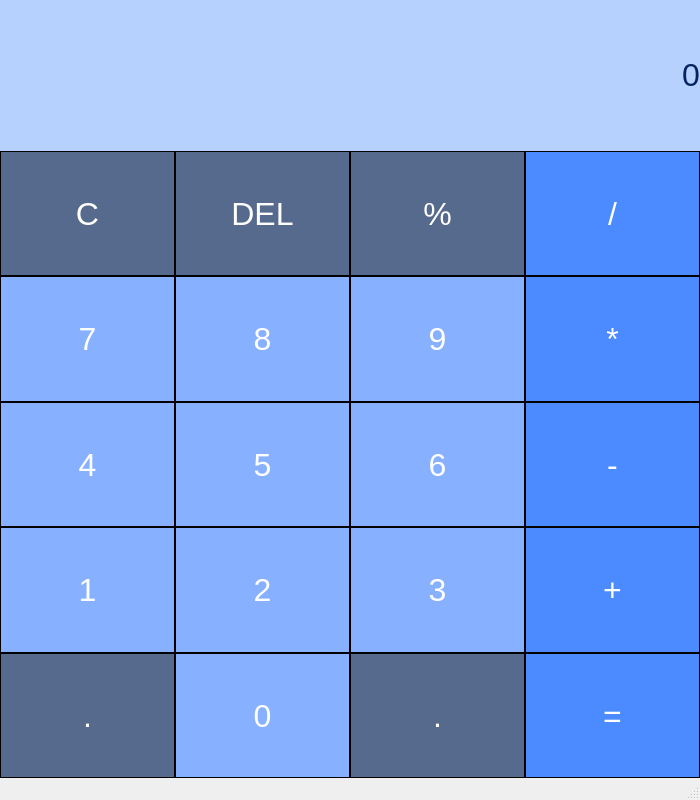
<?xml version="1.0" encoding="UTF-8"?>
<ui version="4.0">
 <class>MainWindow</class>
 <widget class="QMainWindow" name="MainWindow">
  <property name="windowModality">
   <enum>Qt::NonModal</enum>
  </property>
  <property name="geometry">
   <rect>
    <x>0</x>
    <y>0</y>
    <width>700</width>
    <height>800</height>
   </rect>
  </property>
  <property name="sizePolicy">
   <sizepolicy hsizetype="Expanding" vsizetype="Expanding">
    <horstretch>0</horstretch>
    <verstretch>0</verstretch>
   </sizepolicy>
  </property>
  <property name="windowTitle">
   <string>MainWindow</string>
  </property>
  <widget class="QWidget" name="centralwidget">
   <property name="sizePolicy">
    <sizepolicy hsizetype="Expanding" vsizetype="Expanding">
     <horstretch>0</horstretch>
     <verstretch>0</verstretch>
    </sizepolicy>
   </property>
   <property name="styleSheet">
    <string notr="true">QWidget{
	background:#B7D1FF;
}</string>
   </property>
   <layout class="QGridLayout" name="gridLayout_2">
    <property name="leftMargin">
     <number>0</number>
    </property>
    <property name="topMargin">
     <number>0</number>
    </property>
    <property name="rightMargin">
     <number>0</number>
    </property>
    <property name="bottomMargin">
     <number>0</number>
    </property>
    <item row="0" column="0">
     <layout class="QVBoxLayout" name="verticalLayout_2" stretch="0,0">
      <property name="spacing">
       <number>1</number>
      </property>
      <property name="sizeConstraint">
       <enum>QLayout::SetMaximumSize</enum>
      </property>
      <property name="leftMargin">
       <number>0</number>
      </property>
      <property name="topMargin">
       <number>0</number>
      </property>
      <property name="rightMargin">
       <number>0</number>
      </property>
      <property name="bottomMargin">
       <number>0</number>
      </property>
      <item>
       <widget class="QLabel" name="result_label">
        <property name="sizePolicy">
         <sizepolicy hsizetype="Preferred" vsizetype="Maximum">
          <horstretch>0</horstretch>
          <verstretch>0</verstretch>
         </sizepolicy>
        </property>
        <property name="minimumSize">
         <size>
          <width>0</width>
          <height>150</height>
         </size>
        </property>
        <property name="font">
         <font>
          <pointsize>24</pointsize>
         </font>
        </property>
        <property name="styleSheet">
         <string notr="true">QLabel{
	color: #032460;
}
</string>
        </property>
        <property name="frameShape">
         <enum>QFrame::NoFrame</enum>
        </property>
        <property name="text">
         <string>0</string>
        </property>
        <property name="alignment">
         <set>Qt::AlignRight|Qt::AlignTrailing|Qt::AlignVCenter</set>
        </property>
        <property name="margin">
         <number>20</number>
        </property>
       </widget>
      </item>
      <item>
       <layout class="QGridLayout" name="gridLayout">
        <property name="sizeConstraint">
         <enum>QLayout::SetDefaultConstraint</enum>
        </property>
        <property name="spacing">
         <number>0</number>
        </property>
        <item row="1" column="2">
         <widget class="QPushButton" name="btn9">
          <property name="sizePolicy">
           <sizepolicy hsizetype="Expanding" vsizetype="Expanding">
            <horstretch>0</horstretch>
            <verstretch>0</verstretch>
           </sizepolicy>
          </property>
          <property name="font">
           <font>
            <pointsize>24</pointsize>
           </font>
          </property>
          <property name="styleSheet">
           <string notr="true">QPushButton{
	color: white;
	border: 1px;
	background: #87B1FF;
	border-style: solid;
}
QPushButton::pressed{
	background: #98C2FF;
    font-size: 28px;
}</string>
          </property>
          <property name="text">
           <string>9</string>
          </property>
         </widget>
        </item>
        <item row="0" column="0">
         <widget class="QPushButton" name="btn_clear">
          <property name="sizePolicy">
           <sizepolicy hsizetype="Expanding" vsizetype="Expanding">
            <horstretch>0</horstretch>
            <verstretch>0</verstretch>
           </sizepolicy>
          </property>
          <property name="font">
           <font>
            <pointsize>24</pointsize>
           </font>
          </property>
          <property name="styleSheet">
           <string notr="true">QPushButton{
	color: white;
	border: 1px;
	background: #566A8D;
	border-style: solid;
}

QPushButton::pressed{
	background: #677B9E;
    font-size: 28px;
}</string>
          </property>
          <property name="text">
           <string>C</string>
          </property>
         </widget>
        </item>
        <item row="2" column="2">
         <widget class="QPushButton" name="btn6">
          <property name="sizePolicy">
           <sizepolicy hsizetype="Expanding" vsizetype="Expanding">
            <horstretch>0</horstretch>
            <verstretch>0</verstretch>
           </sizepolicy>
          </property>
          <property name="font">
           <font>
            <pointsize>24</pointsize>
           </font>
          </property>
          <property name="styleSheet">
           <string notr="true">QPushButton{
	color: white;
	border: 1px;
	background: #87B1FF;
	border-style: solid;
}
QPushButton::pressed{
	background: #98C2FF;
    font-size: 28px;
}</string>
          </property>
          <property name="text">
           <string>6</string>
          </property>
         </widget>
        </item>
        <item row="3" column="2">
         <widget class="QPushButton" name="btn3">
          <property name="sizePolicy">
           <sizepolicy hsizetype="Expanding" vsizetype="Expanding">
            <horstretch>0</horstretch>
            <verstretch>0</verstretch>
           </sizepolicy>
          </property>
          <property name="font">
           <font>
            <pointsize>24</pointsize>
           </font>
          </property>
          <property name="styleSheet">
           <string notr="true">QPushButton{
	color: white;
	border: 1px;
	background: #87B1FF;
	border-style: solid;
}
QPushButton::pressed{
	background: #98C2FF;
    font-size: 28px;
}</string>
          </property>
          <property name="text">
           <string>3</string>
          </property>
         </widget>
        </item>
        <item row="1" column="3">
         <widget class="QPushButton" name="btn_multiply">
          <property name="sizePolicy">
           <sizepolicy hsizetype="Expanding" vsizetype="Expanding">
            <horstretch>0</horstretch>
            <verstretch>0</verstretch>
           </sizepolicy>
          </property>
          <property name="font">
           <font>
            <pointsize>24</pointsize>
           </font>
          </property>
          <property name="styleSheet">
           <string notr="true">QPushButton{
	color: white;
	border: 1px;
	background: #4B8BFF;
	border-style: solid;
}
QPushButton::pressed{
	background: #5C9CFF;
    font-size: 28px;
}</string>
          </property>
          <property name="text">
           <string>*</string>
          </property>
         </widget>
        </item>
        <item row="2" column="0">
         <widget class="QPushButton" name="btn4">
          <property name="sizePolicy">
           <sizepolicy hsizetype="Minimum" vsizetype="Expanding">
            <horstretch>0</horstretch>
            <verstretch>0</verstretch>
           </sizepolicy>
          </property>
          <property name="font">
           <font>
            <pointsize>24</pointsize>
           </font>
          </property>
          <property name="styleSheet">
           <string notr="true">QPushButton{
	color: white;
	border: 1px;
	background: #87B1FF;
	border-style: solid;
}
QPushButton::pressed{
	background: #98C2FF;
    font-size: 28px;
}</string>
          </property>
          <property name="text">
           <string>4</string>
          </property>
         </widget>
        </item>
        <item row="0" column="2">
         <widget class="QPushButton" name="btn_procent">
          <property name="sizePolicy">
           <sizepolicy hsizetype="Expanding" vsizetype="Expanding">
            <horstretch>0</horstretch>
            <verstretch>0</verstretch>
           </sizepolicy>
          </property>
          <property name="font">
           <font>
            <pointsize>24</pointsize>
           </font>
          </property>
          <property name="styleSheet">
           <string notr="true">QPushButton{
	color: white;
	border: 1px;
	background: #566A8D;
	border-style: solid;
}

QPushButton::pressed{
	background: #677B9E;
    font-size: 28px;
}</string>
          </property>
          <property name="text">
           <string>%</string>
          </property>
         </widget>
        </item>
        <item row="4" column="3">
         <widget class="QPushButton" name="btn">
          <property name="sizePolicy">
           <sizepolicy hsizetype="Expanding" vsizetype="Expanding">
            <horstretch>0</horstretch>
            <verstretch>0</verstretch>
           </sizepolicy>
          </property>
          <property name="font">
           <font>
            <pointsize>24</pointsize>
           </font>
          </property>
          <property name="styleSheet">
           <string notr="true">QPushButton{
	color: white;
	border: 1px;
	background: #4B8BFF;
	border-style: solid;
}
QPushButton::pressed{
	background: #5C9CFF;
    font-size: 28px;
}</string>
          </property>
          <property name="text">
           <string>=</string>
          </property>
         </widget>
        </item>
        <item row="4" column="1">
         <widget class="QPushButton" name="btn0">
          <property name="sizePolicy">
           <sizepolicy hsizetype="Expanding" vsizetype="Expanding">
            <horstretch>0</horstretch>
            <verstretch>0</verstretch>
           </sizepolicy>
          </property>
          <property name="font">
           <font>
            <pointsize>24</pointsize>
           </font>
          </property>
          <property name="styleSheet">
           <string notr="true">QPushButton{
	color: white;
	border: 1px;
	background: #87B1FF;
	border-style: solid;
}
QPushButton::pressed{
	background: #98C2FF;
    font-size: 28px;
}</string>
          </property>
          <property name="text">
           <string>0</string>
          </property>
         </widget>
        </item>
        <item row="2" column="3">
         <widget class="QPushButton" name="btn_minus">
          <property name="sizePolicy">
           <sizepolicy hsizetype="Expanding" vsizetype="Expanding">
            <horstretch>0</horstretch>
            <verstretch>0</verstretch>
           </sizepolicy>
          </property>
          <property name="font">
           <font>
            <pointsize>24</pointsize>
           </font>
          </property>
          <property name="styleSheet">
           <string notr="true">QPushButton{
	color: white;
	border: 1px;
	background: #4B8BFF;
	border-style: solid;
}
QPushButton::pressed{
	background: #5C9CFF;
    font-size: 28px;
}</string>
          </property>
          <property name="text">
           <string>-</string>
          </property>
         </widget>
        </item>
        <item row="3" column="0">
         <widget class="QPushButton" name="btn1">
          <property name="sizePolicy">
           <sizepolicy hsizetype="Minimum" vsizetype="Expanding">
            <horstretch>0</horstretch>
            <verstretch>0</verstretch>
           </sizepolicy>
          </property>
          <property name="font">
           <font>
            <pointsize>24</pointsize>
           </font>
          </property>
          <property name="styleSheet">
           <string notr="true">QPushButton{
	color: white;
	border: 1px;
	background: #87B1FF;
	border-style: solid;
}
QPushButton::pressed{
	background: #98C2FF;
    font-size: 28px;
}</string>
          </property>
          <property name="text">
           <string>1</string>
          </property>
         </widget>
        </item>
        <item row="3" column="1">
         <widget class="QPushButton" name="btn2">
          <property name="sizePolicy">
           <sizepolicy hsizetype="Expanding" vsizetype="Expanding">
            <horstretch>0</horstretch>
            <verstretch>0</verstretch>
           </sizepolicy>
          </property>
          <property name="font">
           <font>
            <pointsize>24</pointsize>
           </font>
          </property>
          <property name="styleSheet">
           <string notr="true">QPushButton{
	color: white;
	border: 1px;
	background: #87B1FF;
	border-style: solid;
}
QPushButton::pressed{
	background: #98C2FF;
    font-size: 28px;
}</string>
          </property>
          <property name="text">
           <string>2</string>
          </property>
         </widget>
        </item>
        <item row="0" column="3">
         <widget class="QPushButton" name="btn_divide">
          <property name="sizePolicy">
           <sizepolicy hsizetype="Expanding" vsizetype="Expanding">
            <horstretch>0</horstretch>
            <verstretch>0</verstretch>
           </sizepolicy>
          </property>
          <property name="font">
           <font>
            <pointsize>24</pointsize>
           </font>
          </property>
          <property name="styleSheet">
           <string notr="true">QPushButton{
	color: white;
	border: 1px;
	background: #4B8BFF;
	border-style: solid;
}
QPushButton::pressed{
	background: #5C9CFF;
    font-size: 28px;
}</string>
          </property>
          <property name="text">
           <string>/</string>
          </property>
         </widget>
        </item>
        <item row="1" column="1">
         <widget class="QPushButton" name="btn8">
          <property name="sizePolicy">
           <sizepolicy hsizetype="Expanding" vsizetype="Expanding">
            <horstretch>0</horstretch>
            <verstretch>0</verstretch>
           </sizepolicy>
          </property>
          <property name="font">
           <font>
            <pointsize>24</pointsize>
           </font>
          </property>
          <property name="styleSheet">
           <string notr="true">QPushButton{
	color: white;
	border: 1px;
	background: #87B1FF;
	border-style: solid;
}
QPushButton::pressed{
	background: #98C2FF;
    font-size: 28px;
}</string>
          </property>
          <property name="text">
           <string>8</string>
          </property>
         </widget>
        </item>
        <item row="3" column="3">
         <widget class="QPushButton" name="btn_plus">
          <property name="sizePolicy">
           <sizepolicy hsizetype="Expanding" vsizetype="Expanding">
            <horstretch>0</horstretch>
            <verstretch>0</verstretch>
           </sizepolicy>
          </property>
          <property name="font">
           <font>
            <pointsize>24</pointsize>
           </font>
          </property>
          <property name="styleSheet">
           <string notr="true">QPushButton{
	color: white;
	border: 1px;
	background: #4B8BFF;
	border-style: solid;
}
QPushButton::pressed{
	background: #5C9CFF;
    font-size: 28px;
}</string>
          </property>
          <property name="text">
           <string>+</string>
          </property>
         </widget>
        </item>
        <item row="0" column="1">
         <widget class="QPushButton" name="btn_del">
          <property name="sizePolicy">
           <sizepolicy hsizetype="Expanding" vsizetype="Expanding">
            <horstretch>0</horstretch>
            <verstretch>0</verstretch>
           </sizepolicy>
          </property>
          <property name="font">
           <font>
            <pointsize>24</pointsize>
           </font>
          </property>
          <property name="styleSheet">
           <string notr="true">QPushButton{
	color: white;
	border: 1px;
	background: #566A8D;
	border-style: solid;
}

QPushButton::pressed{
	background: #677B9E;
    font-size: 28px;
}</string>
          </property>
          <property name="text">
           <string>DEL</string>
          </property>
         </widget>
        </item>
        <item row="2" column="1">
         <widget class="QPushButton" name="btn5">
          <property name="sizePolicy">
           <sizepolicy hsizetype="Expanding" vsizetype="Expanding">
            <horstretch>0</horstretch>
            <verstretch>0</verstretch>
           </sizepolicy>
          </property>
          <property name="font">
           <font>
            <pointsize>24</pointsize>
           </font>
          </property>
          <property name="styleSheet">
           <string notr="true">QPushButton{
	color: white;
	border: 1px;
	background: #87B1FF;
	border-style: solid;
}
QPushButton::pressed{
	background: #98C2FF;
    font-size: 28px;
}</string>
          </property>
          <property name="text">
           <string>5</string>
          </property>
         </widget>
        </item>
        <item row="1" column="0">
         <widget class="QPushButton" name="btn7">
          <property name="sizePolicy">
           <sizepolicy hsizetype="Expanding" vsizetype="Expanding">
            <horstretch>0</horstretch>
            <verstretch>0</verstretch>
           </sizepolicy>
          </property>
          <property name="font">
           <font>
            <pointsize>24</pointsize>
           </font>
          </property>
          <property name="styleSheet">
           <string notr="true">QPushButton{
	color: white;
	border: 1px;
	background: #87B1FF;
	border-style: solid;
}
QPushButton::pressed{
	background: #98C2FF;
    font-size: 28px;
}</string>
          </property>
          <property name="text">
           <string>7</string>
          </property>
         </widget>
        </item>
        <item row="4" column="2">
         <widget class="QPushButton" name="btn_dot">
          <property name="sizePolicy">
           <sizepolicy hsizetype="Expanding" vsizetype="Expanding">
            <horstretch>0</horstretch>
            <verstretch>0</verstretch>
           </sizepolicy>
          </property>
          <property name="font">
           <font>
            <pointsize>24</pointsize>
           </font>
          </property>
          <property name="styleSheet">
           <string notr="true">QPushButton{
	color: white;
	border: 1px;
	background: #566A8D;
	border-style: solid;
}

QPushButton::pressed{
	background: #677B9E;
    font-size: 28px;
}</string>
          </property>
          <property name="text">
           <string>.</string>
          </property>
         </widget>
        </item>
        <item row="4" column="0">
         <widget class="QPushButton" name="pushButton_16">
          <property name="sizePolicy">
           <sizepolicy hsizetype="Minimum" vsizetype="Expanding">
            <horstretch>0</horstretch>
            <verstretch>0</verstretch>
           </sizepolicy>
          </property>
          <property name="font">
           <font>
            <pointsize>24</pointsize>
           </font>
          </property>
          <property name="styleSheet">
           <string notr="true">QPushButton{
	color: white;
	border: 1px;
	background: #566A8D;
	border-style: solid;
}

QPushButton::pressed{
	background: #677B9E;
    font-size: 28px;
}</string>
          </property>
          <property name="text">
           <string>.</string>
          </property>
         </widget>
        </item>
       </layout>
      </item>
     </layout>
    </item>
   </layout>
  </widget>
  <widget class="QMenuBar" name="menubar">
   <property name="geometry">
    <rect>
     <x>0</x>
     <y>0</y>
     <width>700</width>
     <height>25</height>
    </rect>
   </property>
  </widget>
  <widget class="QStatusBar" name="statusbar"/>
 </widget>
 <resources/>
 <connections/>
</ui>
